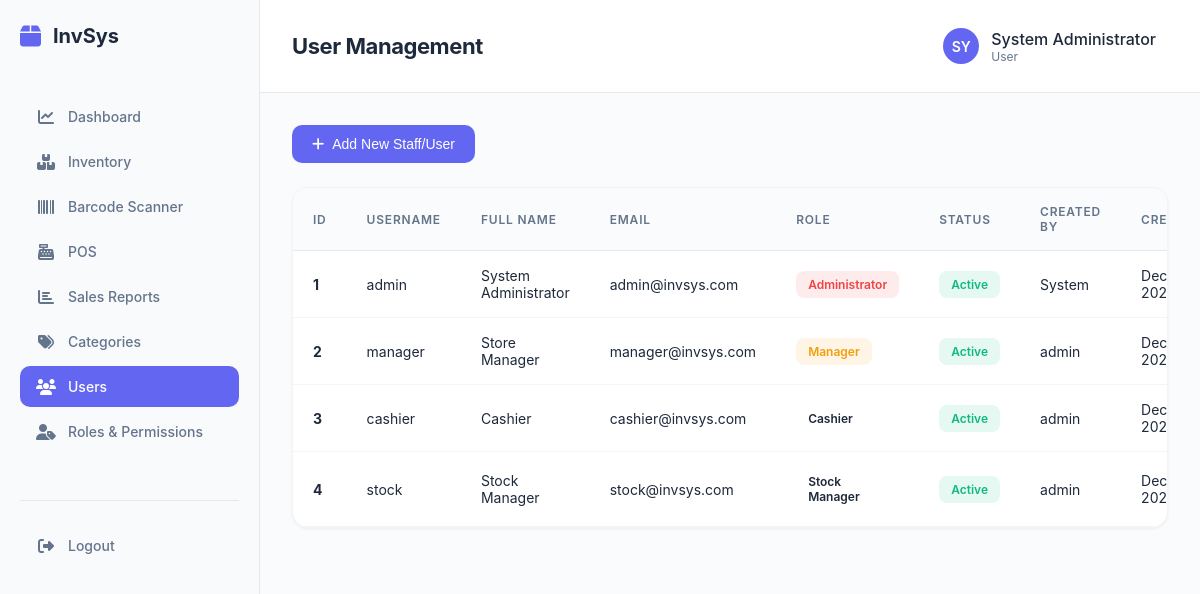
The app's page /index.php?page=users (signed in) with its own data.
### tables this page shows
CREATE TABLE users (
    id INT AUTO_INCREMENT PRIMARY KEY,
    username VARCHAR(50) NOT NULL UNIQUE,
    password VARCHAR(255) NOT NULL,
    email VARCHAR(100) NOT NULL UNIQUE,
    full_name VARCHAR(100) NOT NULL,
    role_id INT NOT NULL,
    is_active TINYINT(1) DEFAULT 1,
    created_by INT,
    created_at TIMESTAMP DEFAULT CURRENT_TIMESTAMP,
    updated_at TIMESTAMP DEFAULT CURRENT_TIMESTAMP ON UPDATE CURRENT_TIMESTAMP,
    FOREIGN KEY (role_id) REFERENCES roles(id) ON DELETE RESTRICT,
    FOREIGN KEY (created_by) REFERENCES users(id) ON DELETE SET NULL
);

CREATE TABLE roles (
    id INT AUTO_INCREMENT PRIMARY KEY,
    name VARCHAR(50) NOT NULL UNIQUE,
    display_name VARCHAR(100) NOT NULL,
    description TEXT,
    is_system TINYINT(1) DEFAULT 0,
    created_at TIMESTAMP DEFAULT CURRENT_TIMESTAMP,
    updated_at TIMESTAMP DEFAULT CURRENT_TIMESTAMP ON UPDATE CURRENT_TIMESTAMP
);

### config/auth.php (called while the page is built, shortened)
<?php
require __DIR__ . "/database.php";
function hasPermission($permission_name) {
    global $conn;
    $user_id = $_SESSION['user_id'];
    $query = "SELECT COUNT(*) as has_perm FROM users u
              JOIN role_permissions rp ON u.role_id = rp.role_id
              JOIN permissions p ON rp.permission_id = p.id
              WHERE u.id = '$user_id' AND p.name = '$permission_name'";
    $result = mysqli_query($conn, $query);
    if ($result) {
        $row = mysqli_fetch_assoc($result);
        return $row['has_perm'] > 0;
    }
    return false;
}
function isLoggedIn() {
    return isset($_SESSION['user_id']);
}
function getCurrentUser() {
    global $conn;
    $user_id = $_SESSION['user_id'];
    $query = "SELECT u.id, u.username, u.email, u.full_name, u.is_active, u.created_by,
              r.id as role_id, r.name as role, r.display_name as role_display_name
              FROM users u
              JOIN roles r ON u.role_id = r.id
              WHERE u.id = '$user_id'";
    $result = mysqli_query($conn, $query);
    if ($result && mysqli_num_rows($result) > 0) {
        return mysqli_fetch_assoc($result);
    }
    return null;
}
function canViewUsers() {
    return hasPermission('users_view');
}
function canViewRoles() {
    return hasPermission('roles_view');
}
function canViewCategories() {
    return hasPermission('categories_view');
}
?>

### index.php (the view, shortened to what this page needs)
<?php
require "config/database.php";
require "config/auth.php";
$current_user = getCurrentUser();
$page = isset($_GET['page']) ? $_GET['page'] : 'dashboard';
?>
<!DOCTYPE html>
<html lang="en">
<head>
    <link rel="stylesheet" href="https://cdnjs.cloudflare.com/ajax/libs/font-awesome/6.4.0/css/all.min.css">
    <link rel="stylesheet" href="assets/css/styles.css?v=<?php echo time(); ?>">
</head>
<body>
    <div class="container">
        <div class="sidebar">
            <div class="logo">
                <i class="fas fa-box"></i>
                <span>InvSys</span>
            </div>
            <ul class="nav-items">
                <li class="nav-item">
                    <a href="?page=dashboard" class="nav-link <?php echo $page === 'dashboard' ? 'active' : ''; ?>">
                        <i class="fas fa-chart-line"></i>
                        <span>Dashboard</span>
                    </a>
                </li>
                <li class="nav-item">
                    <a href="?page=inventory" class="nav-link <?php echo $page === 'inventory' ? 'active' : ''; ?>">
                        <i class="fas fa-boxes"></i>
                        <span>Inventory</span>
                    </a>
                </li>
                <li class="nav-item">
                    <a href="?page=scanner" class="nav-link <?php echo $page === 'scanner' ? 'active' : ''; ?>">
                        <i class="fas fa-barcode"></i>
                        <span>Barcode Scanner</span>
                    </a>
                </li>
                <li class="nav-item">
                    <a href="?page=pos" class="nav-link <?php echo $page === 'pos' ? 'active' : ''; ?>">
                        <i class="fas fa-cash-register"></i>
                        <span>POS</span>
                    </a>
                </li>
                <li class="nav-item">
                    <a href="?page=reports" class="nav-link <?php echo $page === 'reports' ? 'active' : ''; ?>">
                        <i class="fas fa-chart-bar"></i>
                        <span>Sales Reports</span>
                    </a>
                </li>
                <?php if (canViewCategories()): ?>
                <li class="nav-item">
                    <a href="?page=categories" class="nav-link <?php echo $page === 'categories' ? 'active' : ''; ?>">
                        <i class="fas fa-tags"></i>
                        <span>Categories</span>
                    </a>
                </li>
                <?php endif; ?>
                <?php if (canViewUsers()): ?>
                <li class="nav-item">
                    <a href="?page=users" class="nav-link <?php echo $page === 'users' ? 'active' : ''; ?>">
                        <i class="fas fa-users"></i>
                        <span>Users</span>
                    </a>
                </li>
                <?php endif; ?>
                <?php if (canViewRoles()): ?>
                <li class="nav-item">
                    <a href="?page=roles" class="nav-link <?php echo $page === 'roles' ? 'active' : ''; ?>">
                        <i class="fas fa-user-tag"></i>
                        <span>Roles & Permissions</span>
                    </a>
                </li>
                <?php endif; ?>
            </ul>
            <div class="sidebar-footer">
                <a href="logout.php" class="nav-link">
                    <i class="fas fa-sign-out-alt"></i>
                    <span>Logout</span>
                </a>
            </div>
        </div>
        <div class="main">
            <div class="header">
                <div class="header-title">
                    <?php
                    $titles = [
                        'dashboard' => 'Dashboard',
                        'inventory' => 'Inventory Management',
                        'scanner' => 'Barcode Scanner',
                        'pos' => 'Point of Sale',
                        'reports' => 'Sales Reports',
                        'categories' => 'Category Management',
                        'users' => 'User Management',
                        'roles' => 'Roles & Permissions'
                    ];
                    echo $titles[$page] ?? 'Dashboard';
                    ?>
                </div>
                <div class="header-actions">
                    <div class="user-profile">
                        <div class="user-avatar"><?php echo strtoupper(substr($current_user['full_name'], 0, 2)); ?></div>
                        <div>
                            <div style="font-weight: 500;"><?php echo htmlspecialchars($current_user['full_name']); ?></div>
                            <div style="font-size: 12px; color: #64748b;"><?php echo htmlspecialchars($current_user['role_display'] ?? 'User'); ?></div>
                        </div>
                    </div>
                </div>
            </div>
            <div class="content">
                <?php if ($page === 'dashboard'): ?>
                    <?php include 'views/dashboard.php'; ?>
                <?php elseif ($page === 'inventory'): ?>
                    <?php include 'views/inventory.php'; ?>
                <?php elseif ($page === 'scanner'): ?>
                    <?php include 'views/scanner.php'; ?>
                <?php elseif ($page === 'reports'): ?>
                    <?php include 'views/reports.php'; ?>
                <?php elseif ($page === 'categories' && canViewCategories()): ?>
                    <?php include 'views/categories.php'; ?>
                <?php elseif ($page === 'users' && canViewUsers()): ?>
                    <?php include 'views/users.php'; ?>
                <?php elseif ($page === 'roles' && canViewRoles()): ?>
                    <?php include 'views/roles.php'; ?>
                <?php else: ?>
                    <?php include 'views/dashboard.php'; ?>
                <?php endif; ?>
            </div>
        </div>
        </div>
</body>
</html>

### views/users.php (shortened to what this page needs)
<?php
$can_create = hasPermission('users_create');
?>
<div class="controls" style="margin-bottom: 24px;">
    <?php if ($can_create): ?>
    <button type="button" class="btn btn-primary" onclick="openUserModal()">
        <i class="fas fa-plus"></i> Add New Staff/User
    </button>
    <?php endif; ?>
</div>
<div class="table-container">
    <table>
        <thead>
            <tr>
                <th>ID</th>
                <th>Username</th>
                <th>Full Name</th>
                <th>Email</th>
                <th>Role</th>
                <th>Status</th>
                <th>Created By</th>
                <th>Created</th>
            </tr>
        </thead>
        <tbody>
            <?php
            $users_query = "SELECT u.*, r.display_name as role_display, r.name as role_name,
                           creator.username as creator_name
                           FROM users u
                           JOIN roles r ON u.role_id = r.id
                           LEFT JOIN users creator ON u.created_by = creator.id
                           ORDER BY u.id ASC";
            $users_result = mysqli_query($conn, $users_query);
            if ($users_result && mysqli_num_rows($users_result) > 0):
                while ($user = mysqli_fetch_assoc($users_result)):
                    $role_badges = [
                        'admin' => 'badge-danger',
                        'manager' => 'badge-warning',
                        'cashier' => 'badge-info',
                        'stock_manager' => 'badge-primary'
                    ];
                    $badge = $role_badges[$user['role_name']] ?? 'badge-secondary';
            ?>
                <tr>
                    <td><strong><?php echo $user['id']; ?></strong></td>
                    <td><?php echo htmlspecialchars($user['username']); ?></td>
                    <td><?php echo htmlspecialchars($user['full_name']); ?></td>
                    <td><?php echo htmlspecialchars($user['email']); ?></td>
                    <td><span class="badge <?php echo $badge; ?>"><?php echo htmlspecialchars($user['role_display']); ?></span></td>
                    <td>
                        <?php if ($user['is_active']): ?>
                            <span class="badge badge-success">Active</span>
                        <?php else: ?>
                            <span class="badge badge-danger">Inactive</span>
                        <?php endif; ?>
                    </td>
                    <td><?php echo $user['creator_name'] ? htmlspecialchars($user['creator_name']) : 'System'; ?></td>
                    <td><?php echo date('M d, Y', strtotime($user['created_at'])); ?></td>
                </tr>
            <?php
                endwhile;
            endif; ?>
        </tbody>
    </table>
</div>

### assets/css/styles.css (style rules this page uses)
* { margin: 0; padding: 0; box-sizing: border-box; }
:root { --primary: #6366f1; --primary-dark: #4f46e5; --primary-light: #a5b4fc; --success: #10b981; --danger: #ef4444; --warning: #f59e0b; --light: #fafbfc; --dark: #0f172a; --text-primary: #1e293b; --text-secondary: #64748b; --text-tertiary: #94a3b8; --border: #e5e7eb; --border-light: #f3f4f6; --card-bg: #ffffff; --shadow-sm: 0 1px 2px rgba(0, 0, 0, 0.04); --shadow: 0 1px 3px rgba(0, 0, 0, 0.06); --shadow-md: 0 4px 6px rgba(0, 0, 0, 0.05); --shadow-lg: 0 10px 15px rgba(0, 0, 0, 0.08); }
body { font-family: -apple-system, BlinkMacSystemFont, 'Inter', 'Segoe UI', sans-serif; background: var(--light); color: var(--text-primary); overflow-x: hidden; font-weight: 400; -webkit-font-smoothing: antialiased; }
.container { display: flex; height: 100vh; }
.sidebar { width: 260px; background: #f8fafc; color: var(--text-primary); padding: 24px 20px; overflow-y: auto; border-right: 1px solid var(--border); transition: all 0.3s ease; }
.logo { display: flex; align-items: center; gap: 12px; margin-bottom: 48px; font-size: 20px; font-weight: 700; color: var(--text-primary); }
.logo i { font-size: 24px; color: var(--primary); }
.nav-items { list-style: none; }
.nav-item { margin-bottom: 4px; }
.nav-link { display: flex; align-items: center; gap: 12px; padding: 12px 16px; color: var(--text-secondary); text-decoration: none; border-radius: 10px; cursor: pointer; transition: all 0.2s ease; font-size: 14px; font-weight: 500; }
.nav-link.active { background: var(--primary); color: white; }
.nav-link i { width: 20px; text-align: center; font-size: 16px; }
.sidebar-footer { margin-top: 48px; padding-top: 24px; border-top: 1px solid var(--border); }
.main { flex: 1; display: flex; flex-direction: column; overflow: hidden; }
.header { background: var(--card-bg); padding: 20px 32px; border-bottom: 1px solid var(--border); display: flex; justify-content: space-between; align-items: center; }
.header-title { font-size: 22px; font-weight: 700; color: var(--text-primary); letter-spacing: -0.02em; }
.header-actions { display: flex; gap: 20px; align-items: center; }
.user-profile { display: flex; align-items: center; gap: 12px; cursor: pointer; padding: 8px 12px; border-radius: 10px; transition: all 0.2s ease; }
.user-avatar { width: 36px; height: 36px; border-radius: 50%; background: var(--primary); display: flex; align-items: center; justify-content: center; color: white; font-weight: 600; font-size: 14px; }
.content { flex: 1; overflow-y: auto; padding: 32px; }
.controls { display: flex; gap: 12px; margin-bottom: 24px; flex-wrap: wrap; }
.btn { padding: 11px 20px; border: none; border-radius: 10px; cursor: pointer; font-size: 14px; font-weight: 500; transition: all 0.2s ease; display: inline-flex; align-items: center; gap: 8px; }
.btn-primary { background: var(--primary); color: white; }
.table-container { background: var(--card-bg); border-radius: 16px; box-shadow: var(--shadow); overflow: hidden; border: 1px solid var(--border-light); }
table { width: 100%; border-collapse: collapse; }
thead { background: var(--light); border-bottom: 1px solid var(--border); }
th { padding: 16px 20px; text-align: left; font-size: 12px; font-weight: 600; color: var(--text-secondary); text-transform: uppercase; letter-spacing: 0.8px; }
td { padding: 16px 20px; border-bottom: 1px solid var(--border-light); color: var(--text-primary); font-size: 14px; }
tbody tr { transition: all 0.15s ease; }
.badge { display: inline-flex; align-items: center; gap: 4px; padding: 6px 12px; border-radius: 8px; font-size: 12px; font-weight: 600; }
.badge-success { background: rgba(16, 185, 129, 0.1); color: var(--success); }
.badge-warning { background: rgba(245, 158, 11, 0.1); color: var(--warning); }
.badge-danger { background: rgba(239, 68, 68, 0.1); color: var(--danger); }

### records on screen
users: full_name "SY", full_name "System Administrator", id "1", username "admin", email "admin@invsys.com", role.display_name "Administrator", is_active "Active", created_at "Dec…"
users: id "2", username "manager", full_name "Store Manager", email "manager@invsys.com", role.display_name "Manager", is_active "Active", created_by.username "admin", created_at "Dec…"
users: id "3", username "cashier", full_name "Cashier", email "cashier@invsys.com", role.display_name "Cashier", is_active "Active", created_by.username "admin", created_at "Dec…"
users: id "4", username "stock", full_name "Stock Manager", email "stock@invsys.com", role.display_name "Stock Manager", is_active "Active", created_by.username "admin", created_at "Dec…"

### other values on screen
$titles[$page] "User Management"
$current_user['role_display'] "User"
